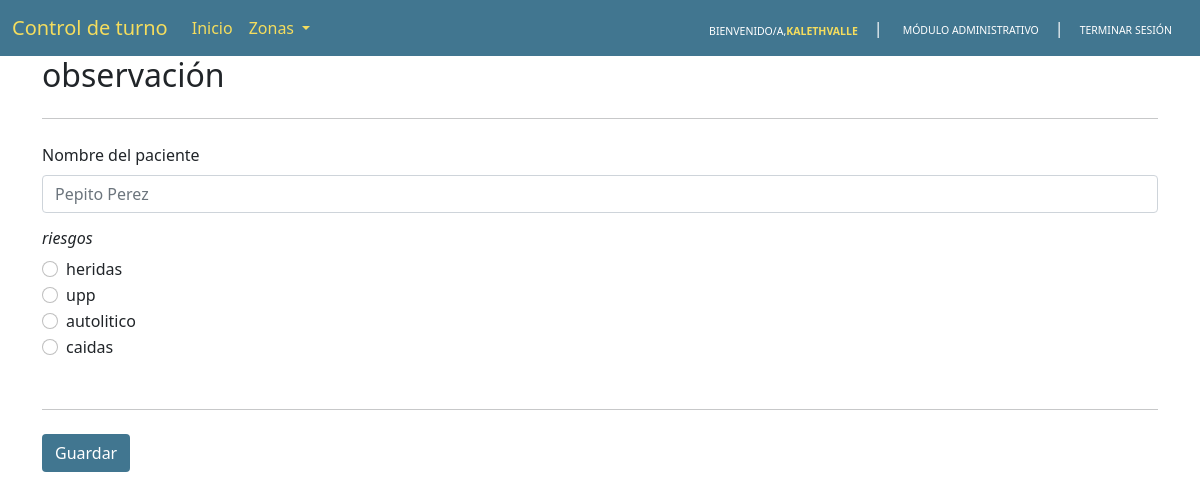
The app's page /zone/2/ (signed in) with its own data.
### api/models/users.py (models this page shows, shortened)
class User(AbstractUser):
    email = models.EmailField('email address', unique=True, error_messages={'unique': 'A user with that email already exists.'})
    phone_regex = RegexValidator(regex=r'\+?1?\d{9,10}$', message="Phone number must be entered in the format: +999999999. Up to 10 digits allowed.")
    phone_number = models.CharField('phone', validators=[phone_regex], max_length=10, default='')
    USERNAME_FIELD = 'email'
    REQUIRED_FIELDS = ['username', 'first_name', 'last_name', 'phone_number']
    is_verified = models.BooleanField('verified', default=True, help_text='Set to true when the user have verified its email address.')
    ROLES_CHOICES = [(0, 'Admin'),]
    role = models.IntegerField(choices=ROLES_CHOICES, default=0)
    TYPE_DOCUMENT_CHOICES = [(0, 'Cedula Ciudadania'),]
    type_document = models.IntegerField(choices=TYPE_DOCUMENT_CHOICES, default=0)
    number_document = models.IntegerField('Número documento', default=0)
    created_at = models.DateTimeField('created at', auto_now_add=True, help_text='Date time on which the object was created.')
    modified_at = models.DateTimeField('modified at', auto_now=True, help_text='Date time on which the object was last modified.')

### api/models/zones.py (models this page shows, shortened)
class Zones(models.Model):
    name = models.CharField('Name', max_length=200, default="", help_text="Nombre zona")
    created_at = models.DateTimeField('created at', auto_now_add=True, help_text='Date time on which the object was created.')
    modified_at = models.DateTimeField('modified at', auto_now=True, help_text='Date time on which the object was last modified.')
    class Meta:
        verbose_name_plural = "Zonas"

### api/models/questions.py (models this page shows, shortened)
class Questions(models.Model):
    question = models.CharField('Name', max_length=500, default="", help_text="Pregunta a formular")
    zone = models.ForeignKey(Zones, on_delete=models.PROTECT, related_name="questions", help_text="Zona de pregunta a formular")
    created_at = models.DateTimeField('created at', auto_now_add=True, help_text='Date time on which the object was created.')
    modified_at = models.DateTimeField('modified at', auto_now=True, help_text='Date time on which the object was last modified.')
    class Meta:
        verbose_name_plural = "Preguntas"

### api/models/options.py (models this page shows, shortened)
class Options(models.Model):
    question = models.ForeignKey(Questions, on_delete=models.PROTECT, help_text="pregunta", related_name="options")
    value = models.CharField('Name', max_length=200, default="", help_text="Opción de pregunta")
    created_at = models.DateTimeField('created at', auto_now_add=True, help_text='Date time on which the object was created.')
    modified_at = models.DateTimeField('modified at', auto_now=True, help_text='Date time on which the object was last modified.')
    class Meta:
        verbose_name_plural = "Opciones"

### api/views/zones.py (the view, shortened to what this page needs)
# urls.py: path("zone/<int:zone_id>/", ZonesView.as_view(), name="zone"),
class ZonesView(View):
    def get(self, request, zone_id):
        if not request.user.is_authenticated:
            return redirect('api:login')
        zones = Zones.objects.all()
        zone = Zones.objects.get(id=zone_id)
        return render(
            request,
            template_name='CtlT/zone.html',
            context={
                "zones": zones,
                "zone": zone
            }
        )

### api/templates/CtlT/zone.html (shortened to what this page needs)
{% extends 'base.html' %}
{% block body %}
<div class="container">
    <h2> {{ zone.name }} </h2>
    <hr class="my-4">
    <form method="post">
        <div class="mb-3">
            <label for="exampleDataList" class="form-label">Nombre del paciente</label>
            <input class="form-control" list="datalistOptions" name="usuario" id="exampleDataList"
                placeholder="Pepito Perez">
        </div>
        {% for question in zone.questions.all %}
        <i>
            <h6> {{ question.question }} </h6>
        </i>
        {% for option in question.options.all %}
        <div class="form-check">
            <input class="form-check-input" type="radio" name="question_{{ question.id }}" id="{{ option.id }}"
                value="{{ option.id }}">
            <label class="form-check-label" for="{{ option.id }}">
                {{ option.value }}
            </label>
        </div>
        {% endfor %}
        <br />
        {% endfor %}
        <hr class="my-4">
        <button class="btn mb-3" style="background-color: #417690; color: white;">Guardar</button>
    </form>
</div>
{% endblock %}

### api/templates/base.html (shortened to what this page needs)
<!DOCTYPE html>
<html lang="en">
<head>
  <link href="https://cdn.jsdelivr.net/npm/bootstrap@5.0.2/dist/css/bootstrap.min.css" rel="stylesheet">
</head>
<body>
  {% if zones %}
    <nav id="menu-navbar" class="navbar navbar-dark navbar-expand-lg bg-body-tertiary" style="background-color: #417690;">
      <div class="container-fluid">
        <a class="navbar-brand fw-light" href="{% url 'api:home' %}" style="color: #f5dd5d;">Control de turno</a>
        <div class="collapse navbar-collapse" id="navbarSupportedContent">
          <ul class="navbar-nav me-auto mb-2 mb-lg-0">
            <li class="nav-item">
              <a class="nav-link active" aria-current="page" href="{% url 'api:home' %}" style="color: #f5dd5d;">Inicio</a>
            </li>
            <li class="nav-item dropdown">
              <a class="nav-link dropdown-toggle" href="#" role="button" data-bs-toggle="dropdown" aria-expanded="false" style="color: #f5dd5d;">
                Zonas
              </a>
            </li>
          </ul>
          <div class="d-flex align-items-center">
            <span class="mt-2" style="color: #FFFFFF; font-size: 10.5px;">
              BIENVENIDO/A,
            </span>
            <span class="text-uppercase fw-bold mt-2" style="color: #f5dd5d; font-size: 10.5px;" >
              {{ request.user.username }}
            </span>
            <span class="ms-3" style="color: #FFFFFF;">|</span>
            <a  class="nav-link ms-1 btn-sm"
                href="{% url 'admin:index' %}"
                target="_blank"
                style="color: #FFFFFF; "
            >
                <span style="font-size: 10.5px;">
                  MÓDULO ADMINISTRATIVO
                </span>
            </a>
            <span style="color: #FFFFFF;">|</span>
            <a class="nav-link" href="{% url 'api:logout' %}" style="color: #FFFFFF;">
              <span style="font-size: 10.5px;">
                TERMINAR SESIÓN
              </span>
            </a>
          </div>
        </div>
      </div>
    </nav>
  {% endif %}
  <div class="content container-fluid">
    {% block body %}
    {% endblock %}
  </div>
</body>
</html>

### api/templates/base.html (style rules this page uses)
body { padding: 0%; margin: 0%; }
.content { padding: 0%; margin: 0%; }

### records on screen
User: user.username "KALETHVALLE"
Zones: name "observación"
Questions: question "riesgos"
Options: value "heridas"
Options: value "upp"
Options: value "autolitico"
Options: value "caidas"
